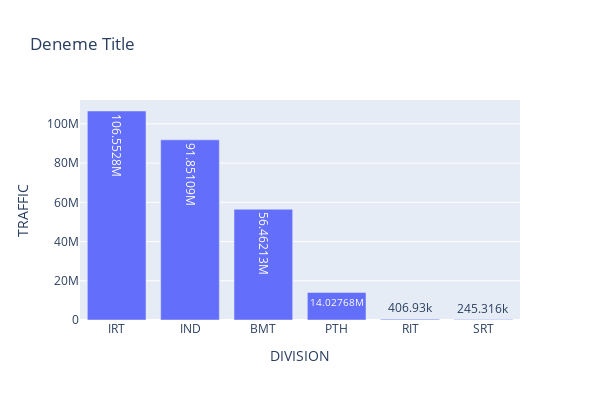

This figure's notebook cell:
### Code cell
px.bar(
        data_frame=division,
        x='DIVISION',
        y='TRAFFIC',
        text_auto=True,
        title='Deneme Title',
        width=600, height=400
        )

### Figure 1 — Plotly figure (JSON) as saved in the notebook; plotly's stock layout.template omitted (floating-point values rounded to 4 significant figures)
{"data": [{"alignmentgroup": "True", "hovertemplate": "DIVISION=%{x}<br>TRAFFIC=%{y}<extra></extra>", "legendgroup": "", "marker": {"color": "#636efa", "pattern": {"shape": ""}}, "name": "", "offsetgroup": "", "orientation": "v", "showlegend": false, "textposition": "auto", "texttemplate": "%{y}", "type": "bar", "x": ["IRT", "IND", "BMT", "PTH", "RIT", "SRT"], "xaxis": "x", "y": [106552751, 91851089, 56462127, 14027678, 406930, 245316], "yaxis": "y"}], "layout": {"barmode": "relative", "height": 400, "legend": {"tracegroupgap": 0}, "title": {"text": "Deneme Title"}, "width": 600, "xaxis": {"anchor": "y", "domain": [0, 1], "title": {"text": "DIVISION"}}, "yaxis": {"anchor": "x", "domain": [0, 1], "title": {"text": "TRAFFIC"}}}}
